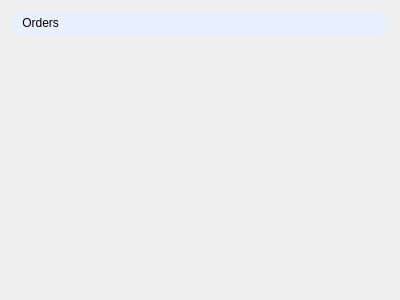
<?xml version="1.0" encoding="UTF-8"?>
<ui version="4.0">
 <class>Orders</class>
 <widget class="QWidget" name="Orders">
  <property name="geometry">
   <rect>
    <x>0</x>
    <y>0</y>
    <width>400</width>
    <height>300</height>
   </rect>
  </property>
  <property name="windowTitle">
   <string>Form</string>
  </property>
  <layout class="QVBoxLayout" name="verticalLayout">
   <item>
    <widget class="QLabel" name="Orderslabel">
     <property name="styleSheet">
      <string notr="true">font: 700 22pt &quot;Leelawadee UI&quot;;
background-color: #E8F0FE;
border-radius: 10px;
color: rgb(0, 0, 0);
padding: 5px;</string>
     </property>
     <property name="text">
      <string> Orders</string>
     </property>
    </widget>
   </item>
   <item>
    <layout class="QVBoxLayout" name="OrderListLayout"/>
   </item>
   <item>
    <spacer name="verticalSpacer_3">
     <property name="orientation">
      <enum>Qt::Orientation::Vertical</enum>
     </property>
     <property name="sizeHint" stdset="0">
      <size>
       <width>20</width>
       <height>215</height>
      </size>
     </property>
    </spacer>
   </item>
  </layout>
 </widget>
 <resources/>
 <connections/>
</ui>
